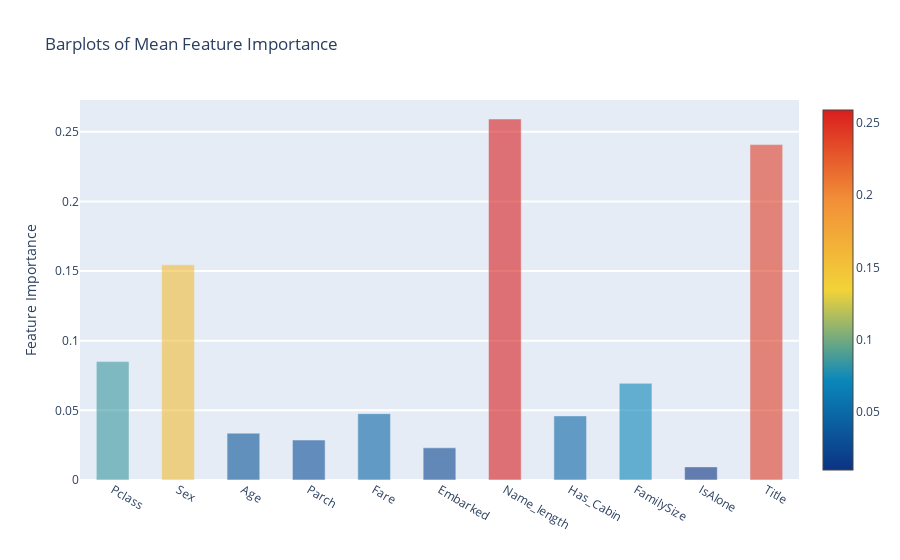

Notebook code for this chart:
### Markdown cell above
### Plotly Barplot of Average Feature Importances

Having obtained the mean feature importance across all our classifiers, we can plot them into a Plotly bar plot as follows:

### Code cell
y = feature_dataframe['mean'].values
x= feature_dataframe['feature'].values
data = [go.Bar(
    x=x,
    y=y,
    width = 0.5,
    marker =dict(
        color = feature_dataframe['mean'].values,
        colorscale='Portland',
        showscale =True,
        reversescale = False
    ),
    opacity= 0.6
)]

layout = go.Layout(
    autosize = True,
    title = 'Barplots of Mean Feature Importance',
    hovermode = 'closest',
    yaxis = dict(
        title = 'Feature Importance',
        ticklen = 5,
        gridwidth =2
    ),
    showlegend = False
)
fig = go.Figure(data=data, layout = layout)
py.iplot(fig, filename='bar-direct-labels')

### Figure 1 — Plotly figure (JSON) as saved in the notebook; plotly's stock layout.template omitted (floating-point values rounded to 4 significant figures)
{"data": [{"marker": {"color": [0.085, 0.1545, 0.03362, 0.02867, 0.04764, 0.0231, 0.2592, 0.04602, 0.06939, 0.00942, 0.2408], "colorscale": [[0, "rgb(12,51,131)"], [0.25, "rgb(10,136,186)"], [0.5, "rgb(242,211,56)"], [0.75, "rgb(242,143,56)"], [1, "rgb(217,30,30)"]], "reversescale": false, "showscale": true}, "opacity": 0.6, "type": "bar", "width": 0.5, "x": ["Pclass", "Sex", "Age", "Parch", "Fare", "Embarked", "Name_length", "Has_Cabin", "FamilySize", "IsAlone", "Title"], "y": [0.085, 0.1545, 0.03362, 0.02867, 0.04764, 0.0231, 0.2592, 0.04602, 0.06939, 0.00942, 0.2408]}], "layout": {"autosize": true, "hovermode": "closest", "showlegend": false, "title": {"text": "Barplots of Mean Feature Importance"}, "yaxis": {"gridwidth": 2, "ticklen": 5, "title": {"text": "Feature Importance"}}}}
